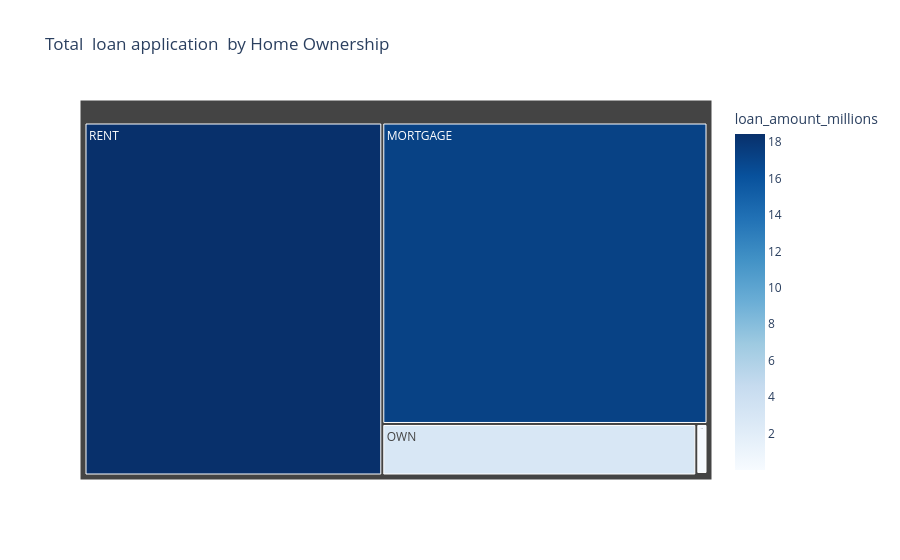

Here is the notebook cell this chart was saved with:
### Markdown cell above
# Total loan appliaction for home owner ship

### Code cell
loan_app_home = df.groupby('home_ownership')['id'].count().reset_index() 
loan_app_home['loan_amount_millions'] = home_funding [ 'id'] / 1000
fig= px.treemap(

loan_app_home,
path=['home_ownership'],
values='loan_amount_millions',
color='loan_amount_millions', 
color_continuous_scale='Blues',
title='Total  loan application  by Home Ownership'
)
fig.show()

### Figure 1 — Plotly figure (JSON) as saved in the notebook; plotly's stock layout.template omitted (floating-point values rounded to 4 significant figures)
{"data": [{"branchvalues": "total", "customdata": [[17.2], [0.003], [0.098], [2.838], [18.44]], "domain": {"x": [0, 1], "y": [0, 1]}, "hovertemplate": "labels=%{label}<br>loan_amount_millions_sum=%{value}<br>parent=%{parent}<br>id=%{id}<br>loan_amount_millions=%{color}<extra></extra>", "ids": ["MORTGAGE", "NONE", "OTHER", "OWN", "RENT"], "labels": ["MORTGAGE", "NONE", "OTHER", "OWN", "RENT"], "marker": {"coloraxis": "coloraxis", "colors": [17.2, 0.003, 0.098, 2.838, 18.44]}, "name": "", "parents": ["", "", "", "", ""], "type": "treemap", "values": [17.2, 0.003, 0.098, 2.838, 18.44]}], "layout": {"coloraxis": {"colorbar": {"title": {"text": "loan_amount_millions"}}, "colorscale": [[0, "rgb(247,251,255)"], [0.125, "rgb(222,235,247)"], [0.25, "rgb(198,219,239)"], [0.375, "rgb(158,202,225)"], [0.5, "rgb(107,174,214)"], [0.625, "rgb(66,146,198)"], [0.75, "rgb(33,113,181)"], [0.875, "rgb(8,81,156)"], [1, "rgb(8,48,107)"]]}, "legend": {"tracegroupgap": 0}, "title": {"text": "Total  loan application  by Home Ownership"}}}
